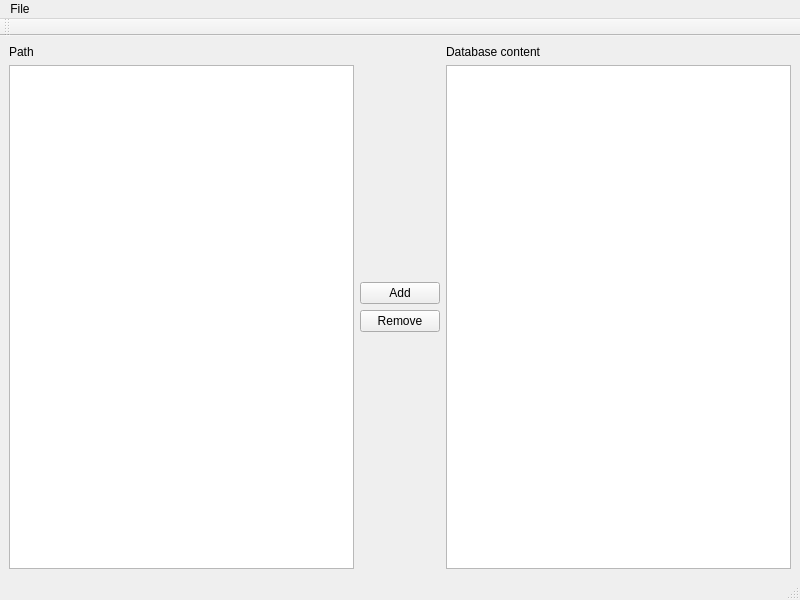
<?xml version="1.0" encoding="UTF-8"?>
<ui version="4.0">
 <class>QtMosaicDatabaseClass</class>
 <widget class="QMainWindow" name="QtMosaicDatabaseClass">
  <property name="geometry">
   <rect>
    <x>0</x>
    <y>0</y>
    <width>800</width>
    <height>600</height>
   </rect>
  </property>
  <property name="windowTitle">
   <string>Mosaic Database Builder</string>
  </property>
  <widget class="QWidget" name="centralwidget">
   <layout class="QGridLayout" name="gridLayout">
    <item row="0" column="0">
     <layout class="QHBoxLayout" name="horizontalLayout">
      <item>
       <layout class="QVBoxLayout" name="verticalLayout_2">
        <item>
         <widget class="QLabel" name="label">
          <property name="text">
           <string>Path</string>
          </property>
         </widget>
        </item>
        <item>
         <widget class="QTreeView" name="treeView"/>
        </item>
       </layout>
      </item>
      <item>
       <layout class="QVBoxLayout" name="verticalLayout_3">
        <item>
         <spacer name="verticalSpacer">
          <property name="orientation">
           <enum>Qt::Vertical</enum>
          </property>
          <property name="sizeHint" stdset="0">
           <size>
            <width>20</width>
            <height>40</height>
           </size>
          </property>
         </spacer>
        </item>
        <item>
         <widget class="QPushButton" name="pushButton">
          <property name="text">
           <string>Add</string>
          </property>
         </widget>
        </item>
        <item>
         <widget class="QPushButton" name="pushButton_2">
          <property name="text">
           <string>Remove</string>
          </property>
         </widget>
        </item>
        <item>
         <spacer name="verticalSpacer_2">
          <property name="orientation">
           <enum>Qt::Vertical</enum>
          </property>
          <property name="sizeHint" stdset="0">
           <size>
            <width>20</width>
            <height>40</height>
           </size>
          </property>
         </spacer>
        </item>
       </layout>
      </item>
      <item>
       <layout class="QVBoxLayout" name="verticalLayout">
        <item>
         <widget class="QLabel" name="label_2">
          <property name="text">
           <string>Database content</string>
          </property>
         </widget>
        </item>
        <item>
         <widget class="QListView" name="listView">
          <property name="movement">
           <enum>QListView::Snap</enum>
          </property>
          <property name="viewMode">
           <enum>QListView::IconMode</enum>
          </property>
         </widget>
        </item>
       </layout>
      </item>
     </layout>
    </item>
   </layout>
  </widget>
  <widget class="QMenuBar" name="menubar">
   <property name="geometry">
    <rect>
     <x>0</x>
     <y>0</y>
     <width>800</width>
     <height>20</height>
    </rect>
   </property>
   <widget class="QMenu" name="menuFile">
    <property name="title">
     <string>File</string>
    </property>
   </widget>
   <addaction name="menuFile"/>
  </widget>
  <widget class="QStatusBar" name="statusbar"/>
  <widget class="QToolBar" name="mainToolBar">
   <property name="windowTitle">
    <string>toolBar</string>
   </property>
   <attribute name="toolBarArea">
    <enum>TopToolBarArea</enum>
   </attribute>
   <attribute name="toolBarBreak">
    <bool>false</bool>
   </attribute>
  </widget>
  <action name="actionOpen">
   <property name="text">
    <string>Open</string>
   </property>
  </action>
  <action name="actionSave">
   <property name="text">
    <string>Save</string>
   </property>
  </action>
  <action name="actionQuit">
   <property name="text">
    <string>Quit</string>
   </property>
  </action>
 </widget>
 <resources/>
 <connections/>
</ui>
